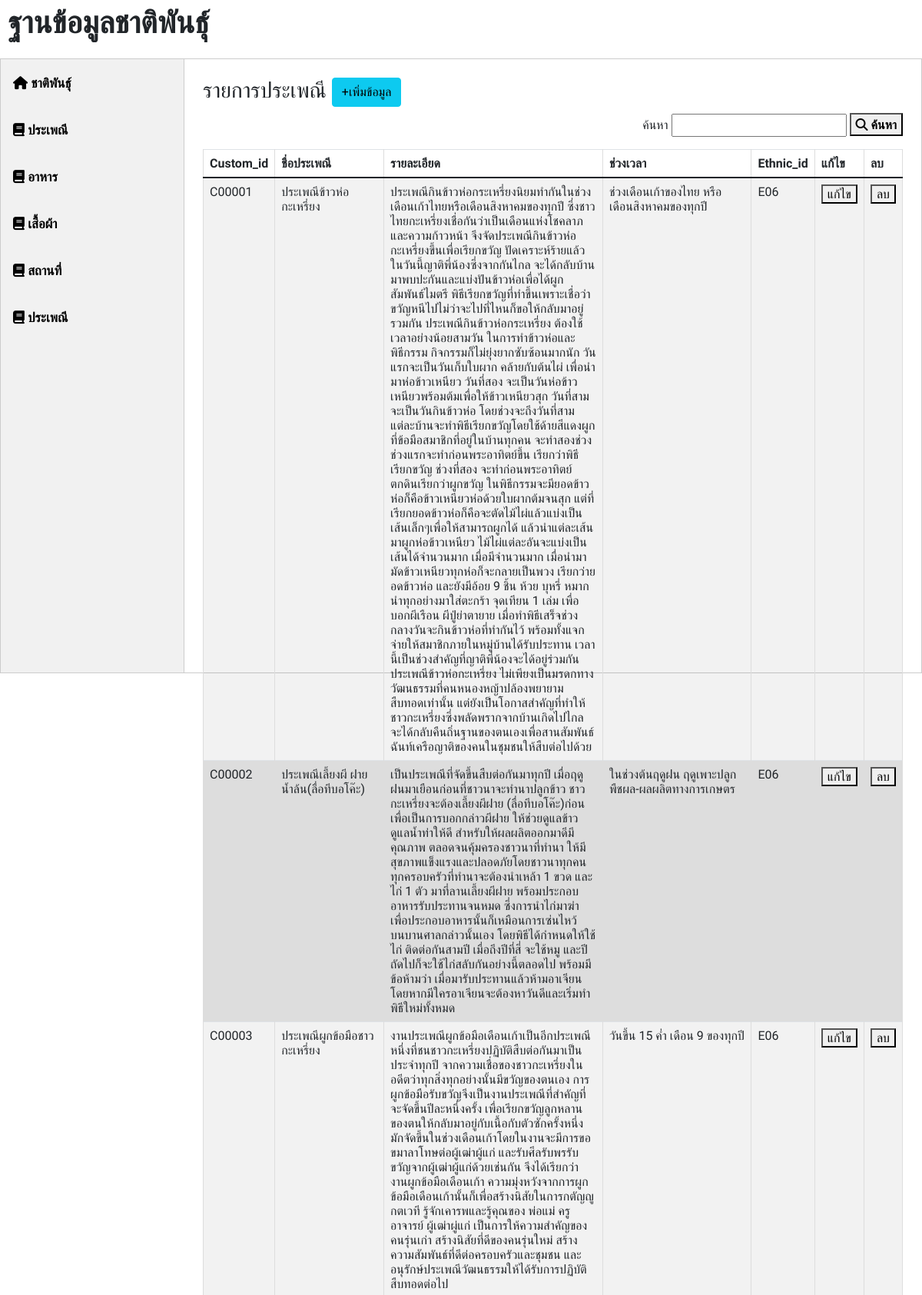
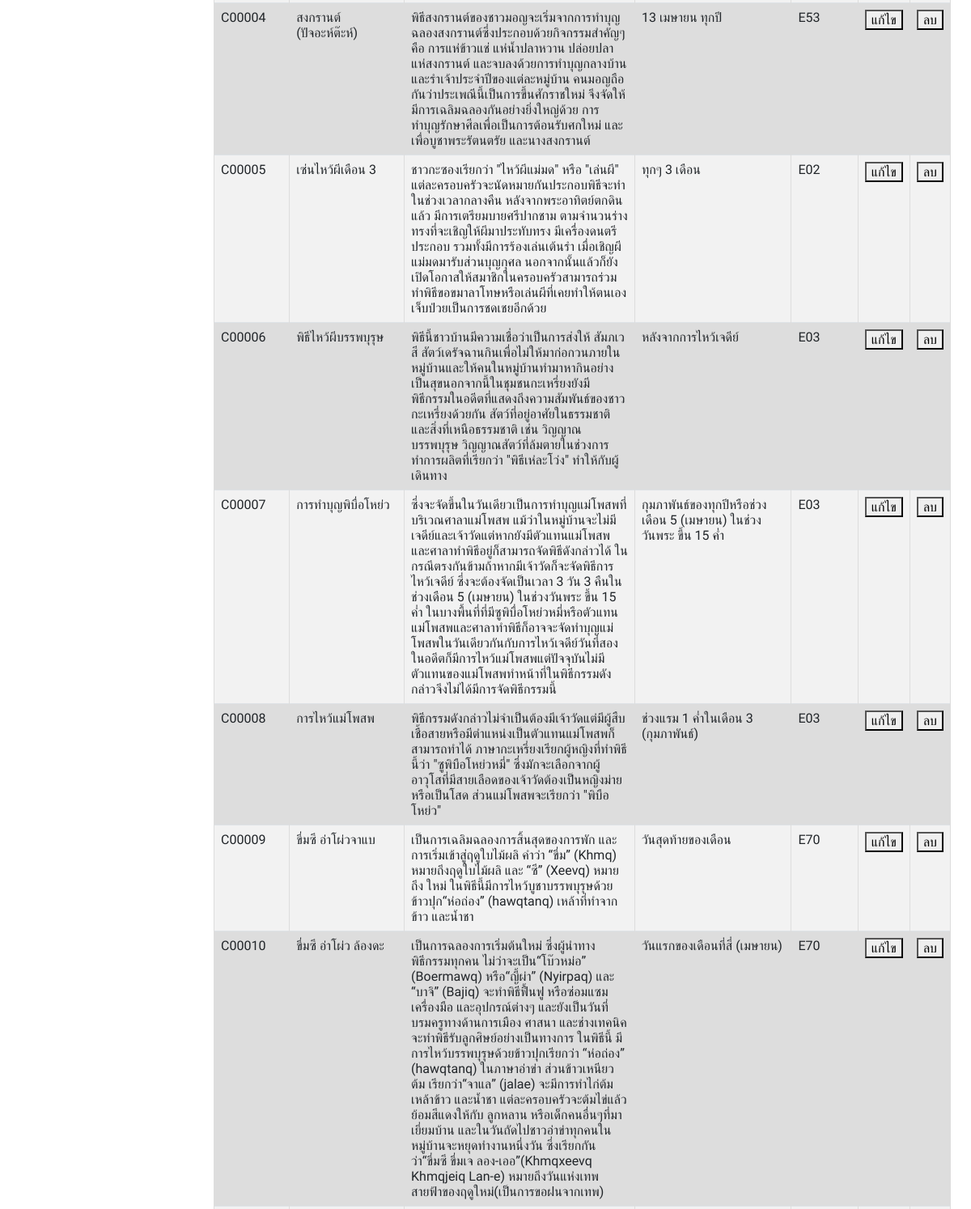
The app's page /admin/old/amcustom.php (upper part) with its own data (2 pictures, top to bottom).
### tables this page shows
CREATE TABLE `custom` (
  `Custom_id` varchar(25) NOT NULL,
  `Custom_name` varchar(100) NOT NULL,
  `Custom_detail` text NOT NULL,
  `Custom_date` varchar(100) NOT NULL,
  `Ethnic_id` varchar(25) NOT NULL
);

### admin/old/amcustom.php (the view, shortened to what this page needs)
<?php include("Connect.php");?>
<html>
<head>
        <link href="https://cdn.jsdelivr.net/npm/bootstrap@5.1.1/dist/css/bootstrap.min.css" rel="stylesheet">
<link rel="stylesheet" type="text/css" href="styleAll.css">
</head>
<body>
<div>
<font class="above"><B>ฐานข้อมูลชาติพันธุ์</font></B>
</div>
<div class="tab">
<a href="Home.php"><button class="tablinks"><i class='fas fa-home'> ชาติพันธุ์</i></button>
<button class="tablinks"><i class='fas fa-book'>  ประเพณี</i></button></a>
  <a href="amfood.php"><button class="tablinks"><i class='fas fa-book'>  อาหาร</i></button></a>
  <a href="amclothes.php"><button class="tablinks"><i class='fas fa-book'> เสื้อผ้า</i></button></a>
  <a href="amallplace.php"><button class="tablinks"><i class='fas fa-book'> สถานที่</i></button></a>
  <button class="tablinks" id="defaultOpen"><i class='fas fa-book'>  ประเพณี</i></button>
</div>
<div id="amcustom" class="tabcontent" >
<div class="container">
            <div class="row">
                <div class="col-md-12"> <br>
                    <h3>รายการประเพณี <a href="AddCustom.php" class="btn btn-info">+เพิ่มข้อมูล</a> </h3>
          <div class="search"><form action="emp.php" method="post">
ค้นหา <input type="text"  name="text"  >
<button style='height:30px' type='submit' name='submit' value='ค้นหา' ><i class="fa fa-search"> ค้นหา</i></button></div>
                    <table class="table table-striped  table-hover table-responsive table-bordered">
                        <thead>
                            <tr>
                                <th width="5%">Custom_id</th>
                                <th width="20%">ชื่อประเพณี</th>
                                <th width="45%">รายละเอียด</th>
                                <th width="45%">ช่วงเวลา</th>
                                <th width="10%">Ethnic_id</th>
                                <th width="5%">แก้ไข</th>
                                <th width="5%">ลบ</th>
                            </tr>
                        </thead>
                        <tbody>
                        <?php
                        $sql1 = "SELECT * FROM custom";
                        $q1 = mysqli_query( $conn, $sql1 );
                         while($row = mysqli_fetch_array($q1)) {
                            echo"<tr>";
                                echo"<td>".$row['Custom_id']."</td>";
                                echo "<td>".$row['Custom_name']."</td>";
                                echo "<td>".$row['Custom_detail']."</td>";
                                echo "<td>".$row['Custom_date']."</td>";
                                echo"<td>".$row['Ethnic_id']."</td>";
                                echo'<td><form action="EditCustom.php" method="post"><button type ="submit" name="sub" value ='.$row['Custom_id'].'>แก้ไข</form></td>';
                                echo'<form action="del_custom.php" method="post"><td><button type="submit" onClick=onclick = "myFunction()" name="submit" value ='.$row['Custom_id'].'>ลบ</td></form>';
                            echo"</tr>";
                          }
            echo"</tbody>";
                    echo "</table>";
            echo"</div>";
            echo"</div>";
        echo"</div>";
        ?>
</body>
</html>

### admin/old/styleAll.css (style rules this page uses)
* { box-sizing: border-box }
body { font-family: 'Sarabun', sans-serif; }
.tab { float: left; border: 1px solid #ccc; background-color: #f1f1f1; width: 20%; height: 100%; }
.tab button { display: block; background-color: inherit; color: black; padding: 22px 16px; width: 100%; border: none; outline: none; text-align: left; cursor: pointer; transition: 0.3s; font-size: 17px; }
.tabcontent { float: left; padding: 0px 12px; border: 1px solid #ccc; width: 80%; border-left: none; height: 100%; }
.above { margin-top: 2%; margin-left: 10px; font-size: 40px; }
table { font-family: 'Sarabun', sans-serif; border-collapse: collapse; width: 90%; margin-left: auto; margin-right: auto; margin-top: 3%; }
td, th { border: 1px solid #dddddd; text-align: left; padding: 8px; }
tr:nth-child(even) { background-color: #dddddd; }

### admin/old/amcustom.php (style rules this page uses)
.search { float: right; }

### records on screen
custom: Custom_id "C00001", Custom_name "ประเพณีข้าวห่อกะเหรี่ยง", Custom_detail "ประเพณีกินข้าวห่อกระเหรี่ยงนิยมทำกันในช่วงเดือนเก้าไทยหรือเดือนสิงหาคมของทุกปี ซึ่งชาวไทยกะเหรี่ยงเชื่อกันว่าเป็นเดือนแห่งโชคลาภและความก้าวหน้า จึงจัดประเพณีกินข้าวห่อกะเหรี่ยงขึ้นเพื่อเรียกขวัญ ปัดเคราะห์ร้ายแล้ว ในวันนี้ญาติพี่น้องซึ่งจากกันไกล จะได้กลับบ้านมาพบปะกันและแบ่งปันข้าวห่อเพื่อได้ผูกสัมพันธ์ไมตรี พิธีเรียกขวัญที่ทำขึ้นเพราะเชื่อว่า ขวัญหนีไปไม่ว่าจะไปที่ไหนก็ขอให้กลับมาอยู่รวมกัน ประเพณีกินข้าวห่อกระเหรี่ยง ต้องใช้เวลาอย่างน้อยสามวัน ในการทำข้าวห่อและพิธีกรรม กิจกรรมก็ไม่ยุ่งยากซับซ้อนมากนัก วันแรกจะเป็นวันเก็บใบผาก คล้ายกับต้นไผ่ เพื่อนำมาห่อข้าวเหนียว วันที่สอง จะเป็นวันห่อข้าวเหนียวพร้อมต้มเพื่อให้ข้าวเหนียวสุก วันที่สาม จะเป็นวันกินข้าวห่อ โดยช่วงจะถึงวันที่สาม…", Custom_date "ช่วงเดือนเก้าของไทย หรือเดือนสิงหาคมของทุกปี", Ethnic "E06"
custom: Custom_id "C00002", Custom_name "ประเพณีเลี้ยงผี ฝายน้ำล้น(ลื่อทีบอโค๊ะ)", Custom_detail "เป็นประเพณีที่จัดขึ้นสืบต่อกันมาทุกปี เมื่อฤดูฝนมาเยือนก่อนที่ชาวนาจะทำนาปลูกข้าว ชาวกะเหรี่ยงจะต้องเลี้ยงผีฝาย (ลื่อทีบอโค๊ะ)ก่อน เพื่อเป็นการบอกกล่าวผีฝาย ให้ช่วยดูแลข้าว ดูแลน้ำท่าให้ดี สำหรับให้ผลผลิตออกมาดีมีคุณภาพ ตลอดจนคุ้มครองชาวนาที่ทำนา ให้มีสุขภาพแข็งแรงและปลอดภัยโดยชาวนาทุกคน ทุกครอบครัวที่ทำนาจะต้องนำเหล้า 1 ขวด และไก่ 1 ตัว มาที่ลานเลี้ยงผีฝาย พร้อมประกอบอาหารรับประทานจนหมด ซึ่งการนำไก่มาฆ่าเพื่อประกอบอาหารนั้นก็เหมือนการเซ่นไหว้บนบานศาลกล่าวนั้นเอง โดยพิธีได้กำหนดให้ใช้ไก่ ติดต่อกันสามปี เมื่อถึงปีที่สี่ จะใช้หมู และปีถัดไปก็จะใช้ไก่สลับกันอย่างนี้ตลอดไป พร้อมมีข้อห้ามว่า เมื่อมารับประทานแล้วห้ามอาเจียนโดยหากมีใครอาเจียนจะต้องหาวันดีและเริ่มทำพิธีใหม่ทั้งหมด", Custom_date "ในช่วงต้นฤดูฝน ฤดูเพาะปลูกพืชผล-ผลผลิตทางการเกษตร", Ethnic "E06"
custom: Custom_id "C00003", Custom_name "ประเพณีผูกข้อมือชาวกะเหรี่ยง", Custom_detail "งานประเพณีผูกข้อมือเดือนเก้าเป็นอีกประเพณีหนึ่งที่ชนชาวกะเหรี่ยงปฏิบัติสืบต่อกันมาเป็นประจำทุกปี จากความเชื่อของชาวกะเหรี่ยงในอดีตว่าทุกสิ่งทุกอย่างนั้นมีขวัญของตนเอง การผูกข้อมือรับขวัญจึงเป็นงานประเพณีที่สำคัญที่จะจัดขึ้นปีละหนึ่งครั้ง เพื่อเรียกขวัญลูกหลานของตนให้กลับมาอยู่กับเนื้อกับตัวซักครั้งหนึ่ง มักจัดขึ้นในช่วงเดือนเก้าโดยในงานจะมีการขอขมาลาโทษต่อผู้เฒ่าผู้แก่ และรับศีลรับพรรับขวัญจากผู้เฒ่าผู้แก่ด้วยเช่นกัน จึงได้เรียกว่า งานผูกข้อมือเดือนเก้า ความมุ่งหวังจากการผูกข้อมือเดือนเก้านั้นก็เพื่อสร้างนิสัยในการกตัญญูกตเวที รู้จักเคารพและรู้คุณของ พ่อแม่ ครูอาจารย์ ผู้เฒ่าผู่แก่ เป็นการให้ความสำคัญของคนรุ่นเก่า สร้างนิสัยที่ดีของคนรุ่นใหม่ สร้างความสัมพันธ์ที่ดีต่อครอบครัวและชุมชน…", Custom_date "วันขึ้น 15 ค่ำ เดือน 9 ของทุกปี", Ethnic "E06"
custom: Custom_id "C00004", Custom_name "สงกรานต์ (ปัจอะห์ต๊ะห์)", Custom_detail "พิธีสงกรานต์ของชาวมอญจะเริ่มจากการทำบุญฉลองสงกรานต์ซึ่งประกอบด้วยกิจกรรมสำคัญๆ คือ การแห่ข้าวแช่ แห่น้ำปลาหวาน ปล่อยปลา แห่สงกรานต์ และจบลงด้วยการทำบุญกลางบ้าน และรำเจ้าประจำปีของแต่ละหมู่บ้าน คนมอญถือกันว่าประเพณีนี้เป็นการขึ้นศักราชใหม่ จึงจัดให้มีการเฉลิมฉลองกันอย่างยิ่งใหญ่ด้วย การทำบุญรักษาศีลเพื่อเป็นการต้อนรับศกใหม่ และเพื่อบูชาพระรัตนตรัย และนางสงกรานต์", Custom_date "13 เมษายน ทุกปี", Ethnic "E53"
custom: Custom_id "C00005", Custom_name "เซ่นไหว้ผีเดือน 3", Custom_detail "ชาวกะซองเรียกว่า \"ไหว้ผีแม่มด\" หรือ \"เล่นผี\" แต่ละครอบครัวจะนัดหมายกันประกอบพิธีจะทำในช่วงเวลากลางคืน หลังจากพระอาทิตย์ตกดินแล้ว มีการเตรียมบายศรีปากชาม ตามจำนวนร่างทรงที่จะเชิญให้ผีมาประทับทรง มีเครื่องดนตรีประกอบ รวมทั้งมีการร้องเล่นเต้นรำ เมื่อเชิญผีแม่มดมารับส่วนบุญกุศล นอกจากนั้นแล้วก็ยังเปิดโอกาสให้สมาชิกในครอบครัวสามารถร่วมทำพิธีขอขมาลาโทษหรือเล่นผีที่เคยทำให้ตนเองเจ็บป่วยเป็นการชดเชยอีกด้วย", Custom_date "ทุกๆ 3 เดือน", Ethnic "E02"
custom: Custom_id "C00006", Custom_name "พิธีไหว้ผีบรรพบุรุษ", Custom_detail "พิธีนี้ชาวบ้านมีความเชื่อว่าเป็นการส่งให้ สัมภเวสี สัตว์เดรัจฉานกินเพื่อไม่ให้มาก่อกวนภายในหมู่บ้านและให้คนในหมู่บ้านทำมาหากินอย่างเป็นสุขนอกจากนี้ในชุมชนกะเหรี่ยงยังมีพิธีกรรมในอดีตที่แสดงถึงความสัมพันธ์ของชาวกะเหรี่ยงด้วยกัน สัตว์ที่อยู่อาศัยในธรรมชาติและสิ่งที่เหนือธรรมชาติ เช่น วิญญาณบรรพบุรุษ วิญญาณสัตว์ที่ล้มตายในช่วงการทำการผลิตที่เรียกว่า \"พิธีเห่ละโว่ง\" ทำให้กับผู้เดินทาง", Custom_date "หลังจากการไหว้เจดีย์", Ethnic "E03"
custom: Custom_id "C00007", Custom_name "การทำบุญพิบื่อโหย่ว", Custom_detail "ซึ่งจะจัดขึ้นในวันเดียวเป็นการทำบุญแม่โพสพที่บริเวณศาลาแม่โพสพ แม้ว่าในหมู่บ้านจะไม่มีเจดีย์และเจ้าวัดแต่หากยังมีตัวแทนแม่โพสพและศาลาทำพิธีอยู่ก็สามารถจัดพิธีดังกล่าวได้ ในกรณีตรงกันข้ามถ้าหากมีเจ้าวัดก็จะจัดพิธีการไหว้เจดีย์ ซึ่งจะต้องจัดเป็นเวลา 3 วัน 3 คืนในช่วงเดือน 5 (เมษายน) ในช่วงวันพระ ขึ้น 15 ค่ำ ในบางพื้นที่ที่มีซูพิบื่อโหย่วหมี่หรือตัวแทนแม่โพสพและศาลาทำพิธีก็อาจจะจัดทำบุญแม่โพสพในวันเดียวกันกับการไหว้เจดีย์วันที่สอง ในอดีตก็มีการไหว้แม่โพสพแต่ปัจจุบันไม่มีตัวแทนของแม่โพสพทำหน้าที่ในพิธีกรรมดังกล่าวจึงไม่ได้มีการจัดพิธีกรรมนี้", Custom_date "กุมภาพันธ์ของทุกปีหรือช่วงเดือน 5 (เมษายน) ในช่วงวันพระ ขึ้น 15 ค่ำ", Ethnic "E03"
custom: Custom_id "C00008", Custom_name "การไหว้แม่โพสพ", Custom_detail "พิธีกรรมดังกล่าวไม่จำเป็นต้องมีเจ้าวัดแต่มีผู้สืบเชื้อสายหรือมีตำแหน่งเป็นตัวแทนแม่โพสพก็สามารถทำได้ ภาษากะเหรี่ยงเรียกผู้หญิงที่ทำพิธีนี้ว่า \"ซูพิบือโหย่วหมี่\" ซึ่งมักจะเลือกจากผู้อาวุโสที่มีสายเลือดของเจ้าวัดต้องเป็นหญิงม่ายหรือเป็นโสด ส่วนแม่โพสพจะเรียกว่า \"พิบือโหย่ว\"", Custom_date "ช่วงแรม 1 ค่ำในเดือน 3 (กุมภาพันธ์)", Ethnic "E03"
custom: Custom_id "C00009", Custom_name "ขึ่มซึ อ่าโผ่วจาแบ", Custom_detail "เป็นการเฉลิมฉลองการสิ้นสุดของการพัก และการเริ่มเข้าสู่ฤดูใบไม้ผลิ คำว่า “ขึ่ม” (Khmq) หมายถึงฤดูใบไม้ผลิ และ “ซึ” (Xeevq) หมายถึง ใหม่ ในพิธีนี้มีการไหว้บูชาบรรพบุรุษด้วยข้าวปุก“ห่อถ่อง” (hawqtanq) เหล้าที่ทำจากข้าว และน้ำชา", Custom_date "วันสุดท้ายของเดือน", Ethnic "E70"
custom: Custom_id "C00010", Custom_name "ขึ่มซึ อ่าโผ่ว ล้องดะ", Custom_detail "เป็นการฉลองการเริ่มต้นใหม่ ซึ่งผู้นำทางพิธีกรรมทุกคน ไม่ว่าจะเป็น“โบ๊วหม่อ” (Boermawq) หรือ“ญี้ผ่า” (Nyirpaq) และ “บาจิ” (Bajiq) จะทำพิธีฟื้นฟู หรือซ่อมแซม เครื่องมือ และอุปกรณ์ต่างๆ และยังเป็นวันที่บรมครูทางด้านการเมือง ศาสนา และช่างเทคนิค จะทำพิธีรับลูกศิษย์อย่างเป็นทางการ ในพิธีนี้ มีการไหว้บรรพบุรุษด้วยข้าวปุกเรียกว่า “ห่อถ่อง” (hawqtanq) ในภาษาอ่าข่า ส่วนข้าวเหนียวต้ม เรียกว่า“จาแล” (jalae) จะมีการทำไก่ต้ม เหล้าข้าว และน้ำชา แต่ละครอบครัวจะต้มไข่แล้วย้อมสีแดงให้กับ ลูกหลาน หรือเด็กคนอื่นๆที่มาเยี่ยมบ้าน และในวันถัดไปชาวอ่าข่าทุกคนในหมู่บ้านจะหยุดทำงานหนึ่งวัน ซึ่งเรียกกันว่า“ขึ่มซึ ขึ่มเจ ลอง-เออ”(Khmqxeevq Khmqjeiq Lan-e) หมายถึงวันแห่งเทพสายฟ้าของฤดูใหม่(เป็นการขอฝนจากเทพ)", Custom_date "วันแรกของเดือนที่สี่ (เมษายน)", Ethnic "E70"
